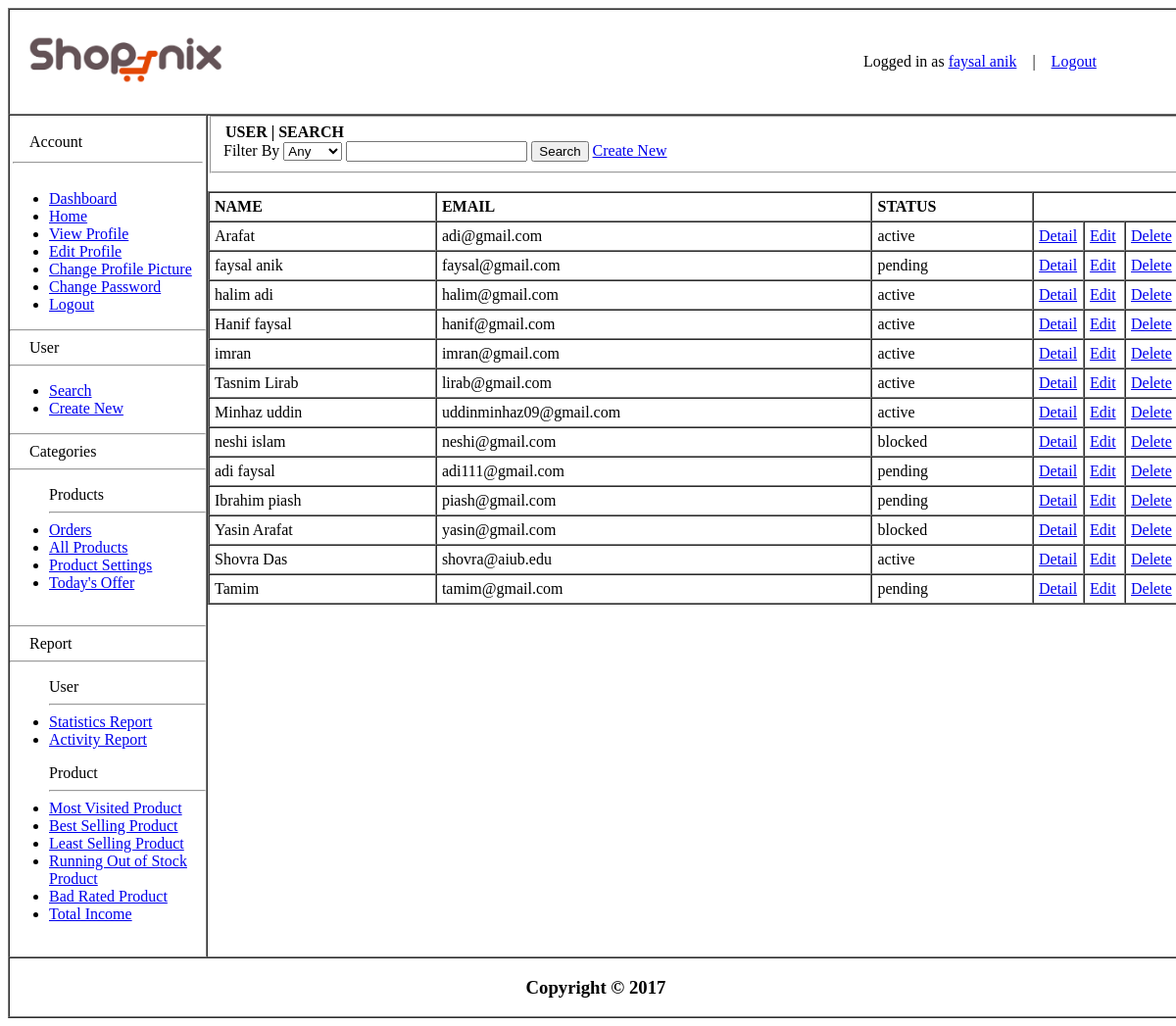
The page /app/admin/search.php (signed in) on the database as committed earlier.
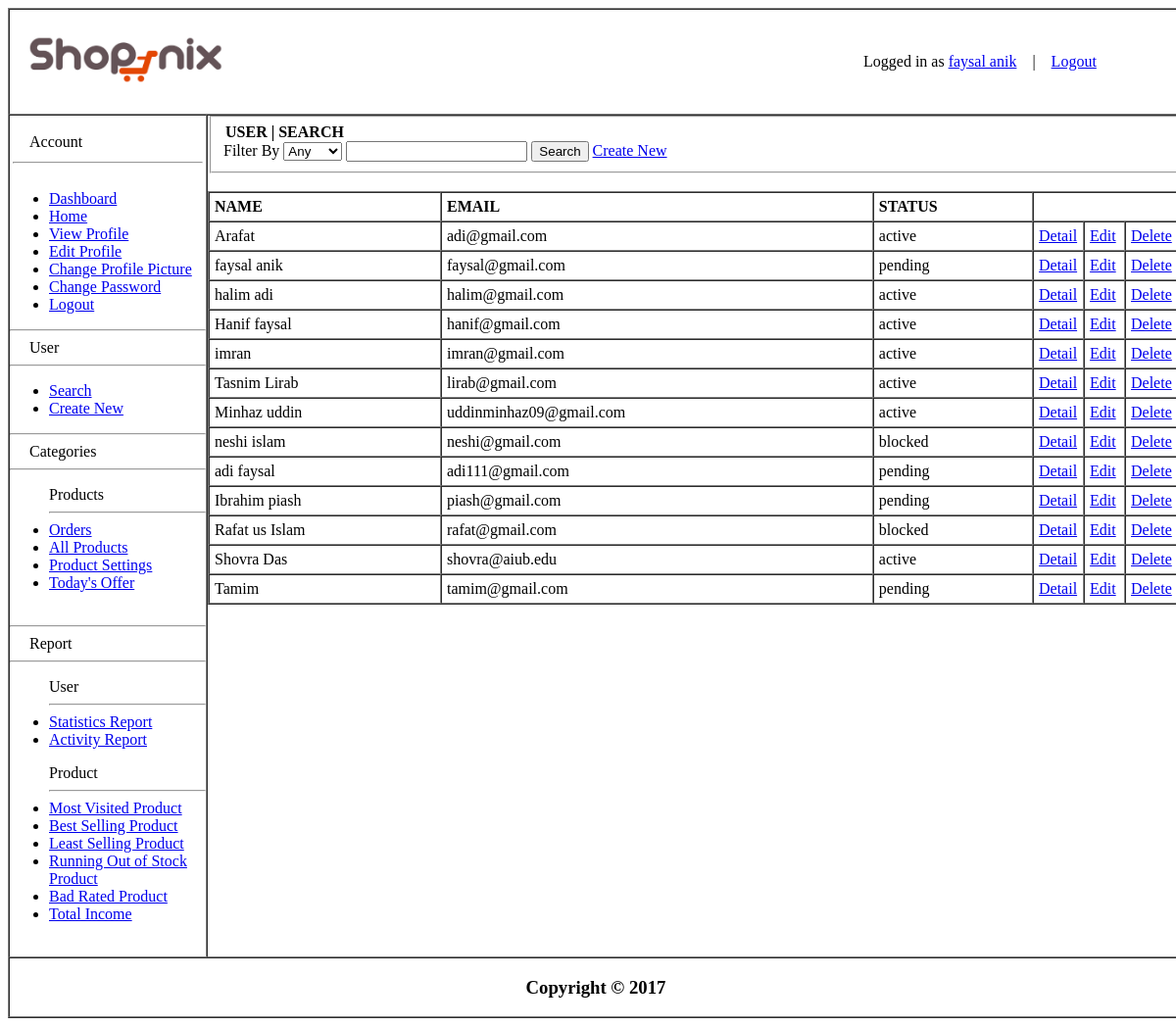
The same page on the database as committed later.
### tables this page shows
CREATE TABLE `users` (
  `username` varchar(20) NOT NULL,
  `usertype` varchar(20) NOT NULL,
  `password` varchar(20) NOT NULL,
  `name` varchar(50) NOT NULL,
  `email` varchar(50) NOT NULL,
  `gender` varchar(50) NOT NULL,
  `dob` varchar(15) NOT NULL,
  `pp` varchar(500) NOT NULL,
  `address` varchar(255) NOT NULL,
  `status` varchar(255) NOT NULL,
  `regdate` varchar(255) NOT NULL,
  `lastlogin` varchar(255) NOT NULL
);

### data/db.php (called while the page is built, shortened)
<?php
    $host="127.0.0.1";
    $user="root";
    $pass="";
    $dbname="ecommerce";
    $port=3306;
    function executeSQL($sql){
        global $host, $user, $pass, $dbname, $port;
        $link=mysqli_connect($host, $user, $pass, $dbname, $port);
        $result = mysqli_query($link, $sql);
        return $result;
    }
?>

### data/admin_user_service.php (called while the page is built, shortened)
<?php
	if(require_once("db.php"))
    {
	 function getAllUsers(){
            $sql = "SELECT * FROM users";
            $result = executeSQL($sql);
            $allUser = array();
			for($i=0; $row=mysqli_fetch_assoc($result); ++$i)
			{
            $allUser[$i] = $row;
			}
            return $allUser;
            }
    }
	else
    {
            echo "Database not found";
	}
?>

### app/admin/search.php (the view, shortened to what the changed rows need)
<?php include "../../data/admin_user_service.php"; ?>
<?php
    if ($_SERVER['REQUEST_METHOD'] == "POST") {
        $searchKey = $_POST['search'];
        $searchfilter = $_REQUEST['filter'];
        if($searchfilter == "any")
        {
            $AllUser = getAllUsers();
        }
        else if($searchfilter == "name")
        {
            $AllUser = getUsersByName($searchKey);
        }
         else if($searchfilter == "email")
        {
            $AllUser = getUsersByEmail($searchKey);
        }
        else if($searchfilter == "status")
        {
            $AllUser = getUsersByStatus($searchKey);
        }
        else
         {
             $AllUser = getUsersByType($searchKey);
         }
    }
    else
    {
         $AllUser = getAllUsers();
    }
?>
<!DOCTYPE html>
<html lang="en">
<head>
</head>
<body width="1200">
	<table width="1200" border="1" align="center" cellpadding="0" cellspacing="0">
		<tr>
			<td valign="top" height="400" >
<br/>
<table width="100%" cellspacing="0" border="1" cellpadding="5">
    <tr>
        <th align="left">NAME</th>
        <th align="left">EMAIL</th>
        <th align="left">STATUS</th>
        <th colspan="3"></th>
    </tr>
    <?php foreach($AllUser as $user) {?>
    <tr>
        <td><?=$user['name'];?></td>
        <td><?=$user['email'];?></td>
        <td><?=$user['status'];?></td>
        <td width="40"><a href="detail.php?un=<?=$user['username'];?>">Detail</a></td>
        <td width="30"><a href="edit.php?un=<?=$user['username'];?>">Edit</a></td>
        <td width="45"><a href="delete.php?un=<?=$user['username'];?>">Delete</a></td>
    </tr>
    <?php } ?>
</table>
			</td>
		</tr>
	</table>
</body>
</html>

Rows that differ between the two databases and show on the page:
changed users: name "Yasin Arafat" → "Rafat us Islam"; email "yasin@gmail.com" → "rafat@gmail.com"
